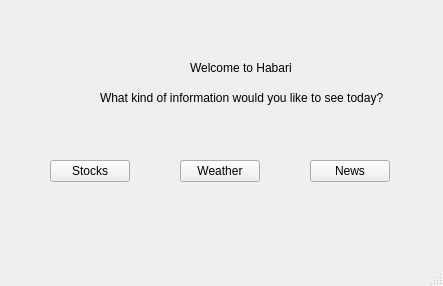
<?xml version="1.0" encoding="UTF-8"?>
<ui version="4.0">
 <class>MainWindow</class>
 <widget class="QMainWindow" name="MainWindow">
  <property name="geometry">
   <rect>
    <x>0</x>
    <y>0</y>
    <width>443</width>
    <height>286</height>
   </rect>
  </property>
  <property name="windowTitle">
   <string>MainWindow</string>
  </property>
  <widget class="QWidget" name="centralwidget">
   <widget class="QLabel" name="label">
    <property name="geometry">
     <rect>
      <x>190</x>
      <y>60</y>
      <width>101</width>
      <height>16</height>
     </rect>
    </property>
    <property name="text">
     <string>Welcome to Habari!</string>
    </property>
   </widget>
   <widget class="QLabel" name="label_2">
    <property name="geometry">
     <rect>
      <x>100</x>
      <y>90</y>
      <width>331</width>
      <height>16</height>
     </rect>
    </property>
    <property name="text">
     <string>What kind of information would you like to see today?</string>
    </property>
   </widget>
   <widget class="QPushButton" name="stockButton">
    <property name="geometry">
     <rect>
      <x>50</x>
      <y>160</y>
      <width>80</width>
      <height>22</height>
     </rect>
    </property>
    <property name="text">
     <string>Stocks</string>
    </property>
   </widget>
   <widget class="QPushButton" name="weatherButton">
    <property name="geometry">
     <rect>
      <x>180</x>
      <y>160</y>
      <width>80</width>
      <height>22</height>
     </rect>
    </property>
    <property name="text">
     <string>Weather</string>
    </property>
   </widget>
   <widget class="QPushButton" name="newsButton">
    <property name="geometry">
     <rect>
      <x>310</x>
      <y>160</y>
      <width>80</width>
      <height>22</height>
     </rect>
    </property>
    <property name="text">
     <string>News</string>
    </property>
   </widget>
  </widget>
  <widget class="QMenuBar" name="menubar">
   <property name="geometry">
    <rect>
     <x>0</x>
     <y>0</y>
     <width>443</width>
     <height>21</height>
    </rect>
   </property>
  </widget>
  <widget class="QStatusBar" name="statusbar"/>
 </widget>
 <resources/>
 <connections/>
</ui>
